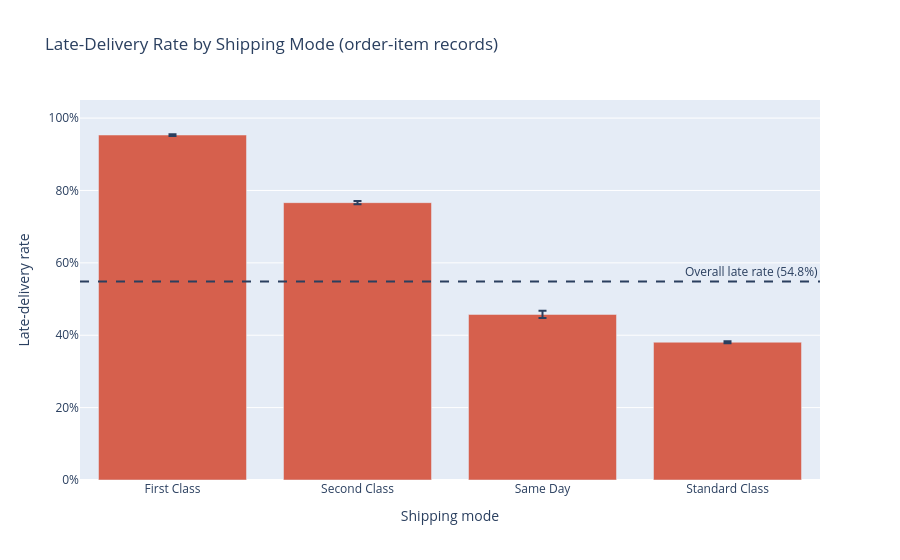

Notebook code for this chart:
### Code cell
# 1) Late rate by shipping mode
t = ship_tbl
fig = go.Figure(go.Bar(
    x=t["shipping_mode"], y=t["late_rate"],
    error_y=dict(type="data", symmetric=False,
                 array=t["ci_high"] - t["late_rate"], arrayminus=t["late_rate"] - t["ci_low"]),
    customdata=t[HOVER_COLS].to_numpy(),
    hovertemplate="<b>%{x}</b><br>" + HOVER_DETAILS,
    marker_color="#d6604d",
))
fig.add_hline(y=OVERALL_LATE, line_dash="dash", annotation_text=OVERALL_LABEL)
fig.update_layout(title="Late-Delivery Rate by Shipping Mode (order-item records)",
                  xaxis_title="Shipping mode", yaxis_title="Late-delivery rate",
                  yaxis=dict(tickformat=".0%", range=[0, 1.05]))
show_and_save(fig, "shipping_mode_late_rate")

### Figure 1 — Plotly figure (JSON) as saved in the notebook; plotly's stock layout.template omitted (floating-point values rounded to 4 significant figures)
{"data": [{"customdata": [[27810.0, 26510.0, 0.9532, 0.9507, 0.9556], [35220.0, 26990.0, 0.7663, 0.7619, 0.7707], [9737.0, 4454.0, 0.4574, 0.4476, 0.4673], [107800.0, 41020.0, 0.3807, 0.3778, 0.3836]], "error_y": {"array": [0.00242, 0.004391, 0.00991, 0.002903], "arrayminus": [0.002545, 0.004449, 0.009877, 0.002895], "symmetric": false, "type": "data"}, "hovertemplate": "<b>%{x}</b><br>Late rate: %{customdata[2]:.1%}<br>Order-item records: %{customdata[0]:,}<br>Late records: %{customdata[1]:,}<br>95% CI: %{customdata[3]:.1%} to %{customdata[4]:.1%}<extra></extra>", "marker": {"color": "#d6604d"}, "type": "bar", "x": ["First Class", "Second Class", "Same Day", "Standard Class"], "y": [0.9532, 0.7663, 0.4574, 0.3807]}], "layout": {"annotations": [{"showarrow": false, "text": "Overall late rate (54.8%)", "x": 1, "xanchor": "right", "xref": "x domain", "y": 0.5483, "yanchor": "bottom", "yref": "y"}], "shapes": [{"line": {"dash": "dash"}, "type": "line", "x0": 0, "x1": 1, "xref": "x domain", "y0": 0.5483, "y1": 0.5483, "yref": "y"}], "title": {"text": "Late-Delivery Rate by Shipping Mode (order-item records)"}, "xaxis": {"title": {"text": "Shipping mode"}}, "yaxis": {"range": [0, 1.05], "tickformat": ".0%", "title": {"text": "Late-delivery rate"}}}}
